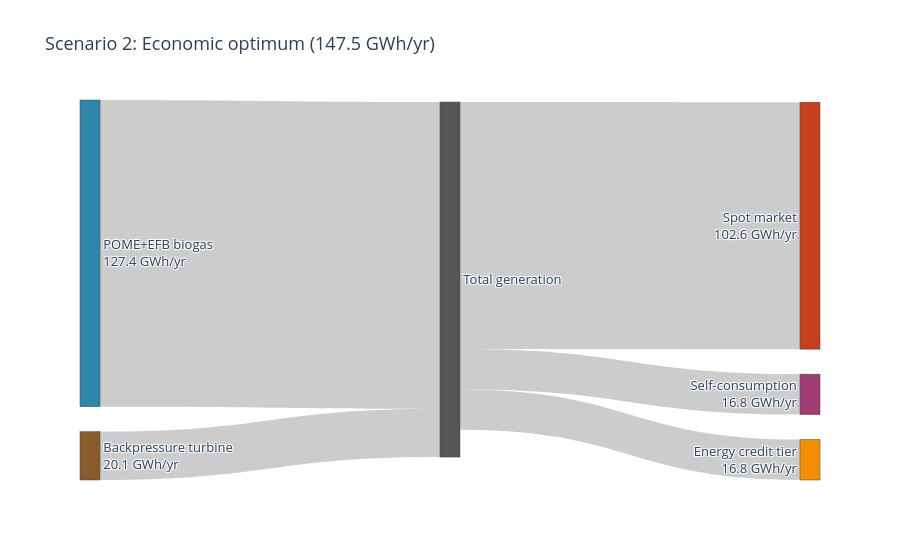
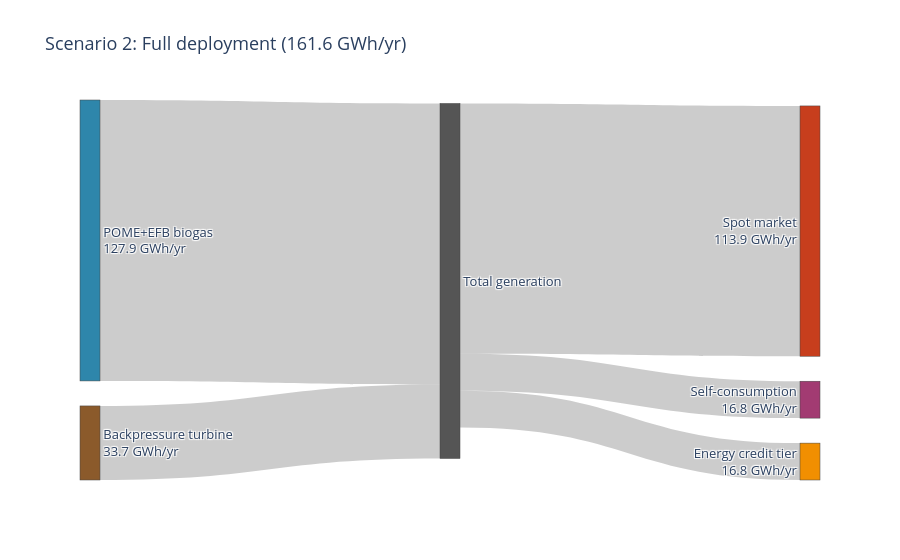

The code cell stored with these charts, in order, in its notebook:
### Code cell
# ==========================================================
# Section 20 - Sankey diagrams, Scenario 2 (English labels,
# consistent terminology with the rest of the article).
# Explicit numeric labels kept on nodes so the contrast (or lack
# of it, in Scenario 2) reads clearly in the static PNG, not only
# on interactive hover.
# ==========================================================
def build_sankey_scenario2(m, deployment_label, filename):
    turbine_GWh = sum(pyo.value(m.potencia_turbina_kW[p]) * horas_operacion_anual[p] for p in plantas) / 1e6
    biogas_GWh = sum(pyo.value(m.potencia_biogas_kW[p]) * horas_operacion_anual[p] for p in plantas) / 1e6
    self_consumption_GWh = sum(pyo.value(m.autoconsumo_kW[p]) * horas_operacion_anual[p] for p in plantas) / 1e6
    credit_tier_GWh = sum(pyo.value(m.excedente_permuta_kW[p]) * horas_operacion_anual[p] for p in plantas) / 1e6
    spot_market_GWh = sum(pyo.value(m.excedente_bolsa_kW[p]) * horas_operacion_anual[p] for p in plantas) / 1e6
    total_generation_GWh = turbine_GWh + biogas_GWh  # computed live, never hardcoded

    labels = [
        f"Backpressure turbine<br>{turbine_GWh:.1f} GWh/yr",
        f"POME+EFB biogas<br>{biogas_GWh:.1f} GWh/yr",
        "Total generation",
        f"Self-consumption<br>{self_consumption_GWh:.1f} GWh/yr",
        f"Energy credit tier<br>{credit_tier_GWh:.1f} GWh/yr",
        f"Spot market<br>{spot_market_GWh:.1f} GWh/yr",
    ]
    source = [0, 1, 2, 2, 2]
    target = [2, 2, 3, 4, 5]
    value = [turbine_GWh, biogas_GWh, self_consumption_GWh, credit_tier_GWh, spot_market_GWh]

    title = f"Scenario 2: {deployment_label} ({total_generation_GWh:.1f} GWh/yr)"
    fig = go.Figure(data=[go.Sankey(
        node=dict(pad=25, thickness=20, label=labels,
                   color=["#8B5A2B", "#2E86AB", "#555555", "#A23B72", "#F18F01", "#C73E1D"]),
        link=dict(source=source, target=target, value=value)
    )])
    fig.update_layout(title_text=title, font_size=13)
    fig.write_html(filename + ".html")
    fig.write_image(filename + ".png", scale=2)
    fig.show()
    return {"turbine_GWh": turbine_GWh, "biogas_GWh": biogas_GWh}

r_opt_e2 = build_sankey_scenario2(m1_e2, "Economic optimum", "sankey_scenario2_economic_optimum")
r_full_e2 = build_sankey_scenario2(m2_e2, "Full deployment", "sankey_scenario2_full_deployment")

print(f"\nChange in turbine flow: {r_opt_e2['turbine_GWh']:.2f} -> {r_full_e2['turbine_GWh']:.2f} GWh/yr "
      f"({(r_full_e2['turbine_GWh']/r_opt_e2['turbine_GWh']-1)*100:+.0f}%)")
print(f"Change in biogas flow:  {r_opt_e2['biogas_GWh']:.2f} -> {r_full_e2['biogas_GWh']:.2f} GWh/yr "
      f"({(r_full_e2['biogas_GWh']/r_opt_e2['biogas_GWh']-1)*100:+.1f}%)")

### Figure 1 — Plotly figure (JSON) as saved in the notebook; plotly's stock layout.template omitted (floating-point values rounded to 4 significant figures)
{"data": [{"link": {"source": [0, 1, 2, 2, 2], "target": [2, 2, 3, 4, 5], "value": [20.07, 127.4, 16.79, 16.79, 102.6]}, "node": {"color": ["#8B5A2B", "#2E86AB", "#555555", "#A23B72", "#F18F01", "#C73E1D"], "label": ["Backpressure turbine<br>20.1 GWh/yr", "POME+EFB biogas<br>127.4 GWh/yr", "Total generation", "Self-consumption<br>16.8 GWh/yr", "Energy credit tier<br>16.8 GWh/yr", "Spot market<br>102.6 GWh/yr"], "pad": 25, "thickness": 20}, "type": "sankey"}], "layout": {"font": {"size": 13}, "title": {"text": "Scenario 2: Economic optimum (147.5 GWh/yr)"}}}

### Figure 2 — Plotly figure (JSON) as saved in the notebook; plotly's stock layout.template omitted (floating-point values rounded to 4 significant figures)
{"data": [{"link": {"source": [0, 1, 2, 2, 2], "target": [2, 2, 3, 4, 5], "value": [33.72, 127.9, 16.79, 16.79, 113.9]}, "node": {"color": ["#8B5A2B", "#2E86AB", "#555555", "#A23B72", "#F18F01", "#C73E1D"], "label": ["Backpressure turbine<br>33.7 GWh/yr", "POME+EFB biogas<br>127.9 GWh/yr", "Total generation", "Self-consumption<br>16.8 GWh/yr", "Energy credit tier<br>16.8 GWh/yr", "Spot market<br>113.9 GWh/yr"], "pad": 25, "thickness": 20}, "type": "sankey"}], "layout": {"font": {"size": 13}, "title": {"text": "Scenario 2: Full deployment (161.6 GWh/yr)"}}}
